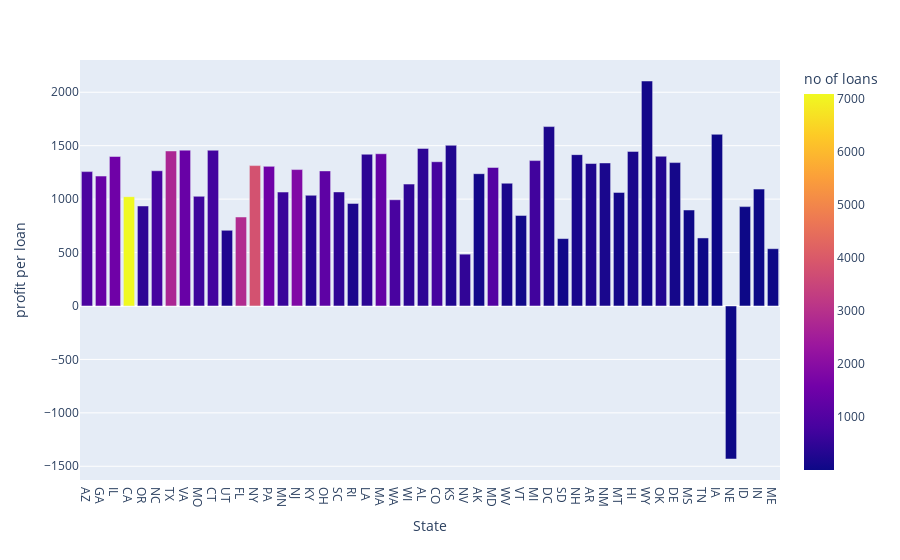

The code cell stored with this chart in its notebook:
### Markdown cell above
CA makes the most profit for the LC ,but that is expected as the number of loans are the highest

### Code cell
profit_st=pd.DataFrame()
profit_st['State']=Data_LC.addr_state.unique()
profit_st['total_profit']=0
profit_st['no of loans']=0
for x in range (len(profit_st)):
    profit_st.iat[x,1]=sum(Data_LC.Profit[Data_LC.addr_state==profit_st.State[x]])
    profit_st.iat[x,2]=len(Data_LC[Data_LC.addr_state==profit_st.State[x]])
profit_st['profit per loan']=profit_st['total_profit']/profit_st['no of loans']
#plt.figure(figsize=(20,8))
#sns.barplot(x=profit_st.State,y=profit_st['profit per loan'])
#plt.show()
fig=px.bar(profit_st,x='State',y='profit per loan',color="no of loans")
fig.show()

### Figure 1 — Plotly figure (JSON) as saved in the notebook; plotly's stock layout.template omitted (floating-point values rounded to 4 significant figures)
{"data": [{"alignmentgroup": "True", "hovertemplate": "State=%{x}<br>profit per loan=%{y}<br>no of loans=%{marker.color}<extra></extra>", "legendgroup": "", "marker": {"color": [879, 1398, 1525, 7099, 451, 788, 2727, 1407, 686, 751, 258, 2866, 3812, 1517, 615, 1850, 325, 1223, 472, 198, 436, 1340, 840, 460, 452, 792, 271, 497, 80, 1049, 177, 54, 720, 214, 64, 171, 245, 189, 85, 174, 83, 299, 114, 19, 17, 5, 5, 6, 9, 3], "coloraxis": "coloraxis", "pattern": {"shape": ""}}, "name": "", "offsetgroup": "", "orientation": "v", "showlegend": false, "textposition": "auto", "type": "bar", "x": ["AZ", "GA", "IL", "CA", "OR", "NC", "TX", "VA", "MO", "CT", "UT", "FL", "NY", "PA", "MN", "NJ", "KY", "OH", "SC", "RI", "LA", "MA", "WA", "WI", "AL", "CO", "KS", "NV", "AK", "MD", "WV", "VT", "MI", "DC", "SD", "NH", "AR", "NM", "MT", "HI", "WY", "OK", "DE", "MS", "TN", "IA", "NE", "ID", "IN", "ME"], "xaxis": "x", "y": [1257.0, 1216.0, 1399.0, 1023.0, 935.8, 1265.0, 1451.0, 1458.0, 1026.0, 1458.0, 708.5, 832.7, 1314.0, 1306.0, 1066.0, 1276.0, 1036.0, 1264.0, 1067.0, 959.9, 1420.0, 1425.0, 994.2, 1141.0, 1475.0, 1350.0, 1504.0, 485.0, 1238.0, 1296.0, 1149.0, 847.6, 1361.0, 1679.0, 630.6, 1416.0, 1333.0, 1339.0, 1063.0, 1447.0, 2105.0, 1401.0, 1342.0, 898.2, 636.6, 1606.0, -1432.0, 929.9, 1094.0, 536.0], "yaxis": "y"}], "layout": {"barmode": "relative", "coloraxis": {"colorbar": {"title": {"text": "no of loans"}}, "colorscale": [[0, "#0d0887"], [0.1111, "#46039f"], [0.2222, "#7201a8"], [0.3333, "#9c179e"], [0.4444, "#bd3786"], [0.5556, "#d8576b"], [0.6667, "#ed7953"], [0.7778, "#fb9f3a"], [0.8889, "#fdca26"], [1, "#f0f921"]]}, "legend": {"tracegroupgap": 0}, "margin": {"t": 60}, "xaxis": {"anchor": "y", "domain": [0, 1], "title": {"text": "State"}}, "yaxis": {"anchor": "x", "domain": [0, 1], "title": {"text": "profit per loan"}}}}
